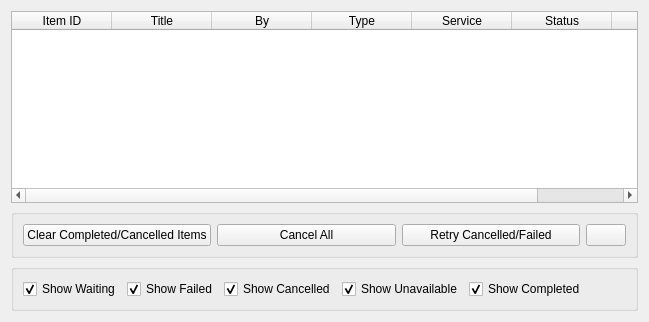
      <widget class="QWidget" name="downloads">
       <attribute name="title">
        <string>Downloads</string>
       </attribute>
       <layout class="QVBoxLayout" name="verticalLayout">
        <item>
         <widget class="QTableWidget" name="tbl_dl_progress">
          <property name="editTriggers">
           <set>QAbstractItemView::NoEditTriggers</set>
          </property>
          <property name="selectionMode">
           <enum>QAbstractItemView::SingleSelection</enum>
          </property>
          <property name="selectionBehavior">
           <enum>QAbstractItemView::SelectRows</enum>
          </property>
          <property name="sortingEnabled">
           <bool>false</bool>
          </property>
          <attribute name="horizontalHeaderMinimumSectionSize">
           <number>0</number>
          </attribute>
          <attribute name="horizontalHeaderStretchLastSection">
           <bool>true</bool>
          </attribute>
          <column>
           <property name="text">
            <string>Item ID</string>
           </property>
          </column>
          <column>
           <property name="text">
            <string>Title</string>
           </property>
          </column>
          <column>
           <property name="text">
            <string>By</string>
           </property>
          </column>
          <column>
           <property name="text">
            <string>Type</string>
           </property>
          </column>
          <column>
           <property name="text">
            <string>Service</string>
           </property>
          </column>
          <column>
           <property name="text">
            <string>Status</string>
           </property>
          </column>
          <column>
           <property name="text">
            <string>Progress</string>
           </property>
          </column>
         </widget>
        </item>
        <item>
         <widget class="QGroupBox" name="groupBox_29">
          <property name="minimumSize">
           <size>
            <width>0</width>
            <height>0</height>
           </size>
          </property>
          <property name="title">
           <string/>
          </property>
          <property name="flat">
           <bool>true</bool>
          </property>
          <layout class="QHBoxLayout" name="horizontalLayout_2">
           <item>
            <widget class="QPushButton" name="btn_progress_clear_complete">
             <property name="text">
              <string>Clear Completed/Cancelled Items</string>
             </property>
            </widget>
           </item>
           <item>
            <widget class="QPushButton" name="btn_progress_cancel_all">
             <property name="text">
              <string>Cancel All</string>
             </property>
            </widget>
           </item>
           <item>
            <widget class="QPushButton" name="btn_progress_retry_all">
             <property name="text">
              <string>Retry Cancelled/Failed</string>
             </property>
            </widget>
           </item>
           <item>
            <widget class="QPushButton" name="btn_download_filter_toggle">
             <property name="sizePolicy">
              <sizepolicy hsizetype="Fixed" vsizetype="Fixed">
               <horstretch>0</horstretch>
               <verstretch>0</verstretch>
              </sizepolicy>
             </property>
             <property name="text">
              <string/>
             </property>
            </widget>
           </item>
          </layout>
         </widget>
        </item>
        <item>
         <widget class="QGroupBox" name="group_download_items">
          <property name="minimumSize">
           <size>
            <width>0</width>
            <height>0</height>
           </size>
          </property>
          <property name="title">
           <string/>
          </property>
          <property name="flat">
           <bool>false</bool>
          </property>
          <layout class="QHBoxLayout" name="horizontalLayout_236">
           <item>
            <widget class="QCheckBox" name="download_queue_show_waiting">
             <property name="text">
              <string>Show Waiting</string>
             </property>
             <property name="checked">
              <bool>true</bool>
             </property>
            </widget>
           </item>
           <item>
            <widget class="QCheckBox" name="download_queue_show_failed">
             <property name="text">
              <string>Show Failed</string>
             </property>
             <property name="checked">
              <bool>true</bool>
             </property>
            </widget>
           </item>
           <item>
            <widget class="QCheckBox" name="download_queue_show_cancelled">
             <property name="text">
              <string>Show Cancelled</string>
             </property>
             <property name="checked">
              <bool>true</bool>
             </property>
            </widget>
           </item>
           <item>
            <widget class="QCheckBox" name="download_queue_show_unavailable">
             <property name="text">
              <string>Show Unavailable</string>
             </property>
             <property name="checked">
              <bool>true</bool>
             </property>
            </widget>
           </item>
           <item>
            <widget class="QCheckBox" name="download_queue_show_completed">
             <property name="text">
              <string>Show Completed</string>
             </property>
             <property name="checked">
              <bool>true</bool>
             </property>
            </widget>
           </item>
           <item>
            <spacer name="horizontalSpacer_12">
             <property name="orientation">
              <enum>Qt::Horizontal</enum>
             </property>
             <property name="sizeHint" stdset="0">
              <size>
               <width>40</width>
               <height>20</height>
              </size>
             </property>
            </spacer>
           </item>
          </layout>
         </widget>
        </item>
       </layout>
      </widget>
